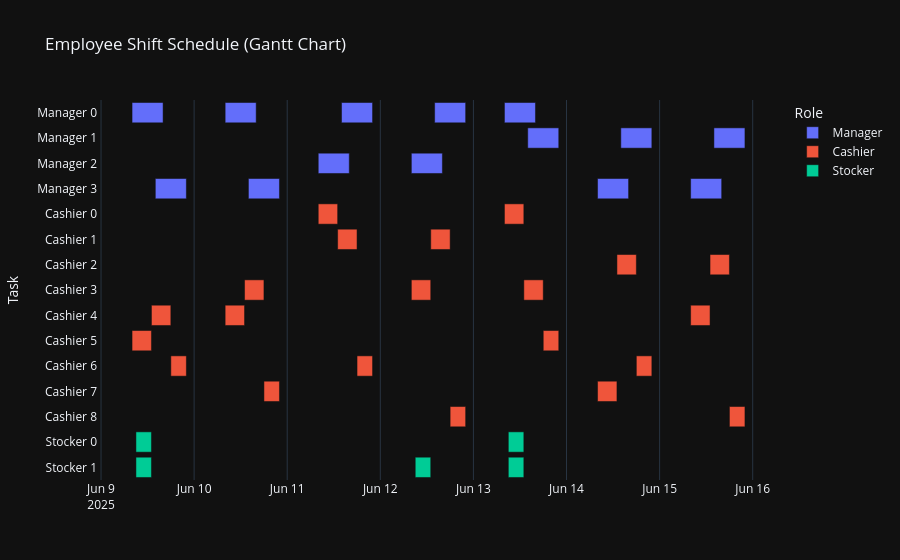

The code cell stored with this chart in its notebook:
### Code cell
from ortools.linear_solver import pywraplp
import plotly.express as px
from datetime import datetime, timedelta

def main():
    solver = pywraplp.Solver.CreateSolver("SCIP")

    # ====================== DATA SETUP ======================
    num_days = 7
    num_shifts = 3  # Morning, Afternoon, Evening
    manager_ids = [0, 1, 2, 3]  # 0 = Store Manager
    cashier_ids = list(range(9))
    stocker_ids = [0, 1]

    manager_shift_hours = 8
    cashier_shift_hours = 5
    stocker_shift_hours = 4

    manager_max_days = 5
    cashier_night_shift = 2
    no_night_cashiers = [0, 1, 2, 3, 4]

    friday_index = 4
    wednesday_index = 2
    thursday_index = 3

    stocker_friday_required = [1, 1]
    stocker_unavailable = {
        0: [wednesday_index, thursday_index],
        1: []
    }

    max_weekly_hours = 240

    # ====================== VARIABLES ======================
    m = {(i, d, s): solver.BoolVar(f"m_{i}_{d}_{s}")
         for i in manager_ids for d in range(num_days) for s in range(2)}
    c = {(i, d, s): solver.BoolVar(f"c_{i}_{d}_{s}")
         for i in cashier_ids for d in range(num_days) for s in range(num_shifts)}
    st = {(i, d): solver.BoolVar(f"st_{i}_{d}")
          for i in stocker_ids for d in range(num_days)}

    # ====================== CONSTRAINTS ======================
    for d in range(num_days):
        for s in range(2):
            solver.Add(sum(m[i, d, s] for i in manager_ids) == 1)

    for i in manager_ids:
        solver.Add(sum(m[i, d, s] for d in range(num_days) for s in range(2)) <= manager_max_days)

    for d in [5, 6]:
        for s in range(2):
            solver.Add(m[0, d, s] == 0)

    for d in range(5):
        solver.Add(sum(m[0, d, s] for s in range(2)) >= 1)

    for i in manager_ids:
        for d in range(num_days):
            solver.Add(sum(m[i, d, s] for s in range(2)) <= 1)

    for d in range(num_days):
        for s in range(num_shifts):
            solver.Add(sum(c[i, d, s] for i in cashier_ids) == 1)

    for i in cashier_ids:
        for d in range(num_days):
            solver.Add(sum(c[i, d, s] for s in range(num_shifts)) <= 1)

    for i in no_night_cashiers:
        for d in range(num_days):
            solver.Add(c[i, d, cashier_night_shift] == 0)

    for i in stocker_ids:
        solver.Add(st[i, friday_index] == stocker_friday_required[i])

    for i in stocker_unavailable:
        for d in stocker_unavailable[i]:
            solver.Add(st[i, d] == 0)

    manager_hours = sum(m[i, d, s] * manager_shift_hours for i in manager_ids for d in range(num_days) for s in range(2))
    cashier_hours = sum(c[i, d, s] * cashier_shift_hours for i in cashier_ids for d in range(num_days) for s in range(num_shifts))
    stocker_hours = sum(st[i, d] * stocker_shift_hours for i in stocker_ids for d in range(num_days))

    total_hours = manager_hours + cashier_hours + stocker_hours
    solver.Add(total_hours <= max_weekly_hours)

    max_cashier_shifts = solver.IntVar(0, num_days * num_shifts, 'max_cashier_shifts')
    min_cashier_shifts = solver.IntVar(0, num_days * num_shifts, 'min_cashier_shifts')

    for i in cashier_ids:
        total_shifts = sum(c[i, d, s] for d in range(num_days) for s in range(num_shifts))
        solver.Add(total_shifts <= max_cashier_shifts)
        solver.Add(total_shifts >= min_cashier_shifts)

    stocker_extra_shifts = [
        sum(st[i, d] for d in range(num_days) if d != friday_index and d not in stocker_unavailable[i])
        for i in stocker_ids
    ]

    max_stocker_extra = solver.IntVar(0, num_days, 'max_stocker_extra')
    min_stocker_extra = solver.IntVar(0, num_days, 'min_stocker_extra')

    for shifts in stocker_extra_shifts:
        solver.Add(shifts <= max_stocker_extra)
        solver.Add(shifts >= min_stocker_extra)

    solver.Maximize(
        total_hours
        - 5 * (max_cashier_shifts - min_cashier_shifts)
        - 3 * (max_stocker_extra - min_stocker_extra)
    )

    # ====================== SOLVE & PRINT ======================
    status = solver.Solve()

    if status == pywraplp.Solver.OPTIMAL:
        print("\nOptimal schedule found!")
        print(f"Total hours used: {total_hours.solution_value()}/{max_weekly_hours}")
        print(f"Utilization: {total_hours.solution_value()/max_weekly_hours:.2%}")

        days = ["Mon", "Tue", "Wed", "Thu", "Fri", "Sat", "Sun"]
        shift_names_m = {0: "Opening (8am-4pm)", 1: "Closing (2pm-10pm)"}
        shift_names_c = {0: "Morning (8am-1pm)", 1: "Afternoon (1pm-6pm)", 2: "Evening (6pm-10pm)"}
        manager_names = {0: "Store Manager", 1: "Asst Manager 1", 2: "Asst Manager 2", 3: "Asst Manager 3"}

        print("\n===== MANAGER SCHEDULE =====")
        for d in range(num_days):
            print(f"\n{days[d]}:")
            for s in range(2):
                for i in manager_ids:
                    if m[i, d, s].solution_value() > 0.5:
                        print(f"  {shift_names_m[s]}: {manager_names[i]}")

        print("\n===== CASHIER SCHEDULE =====")
        for i in cashier_ids:
            print(f"\nCashier {i+1} (No nights)" if i in no_night_cashiers else f"\nCashier {i+1}:")
            shifts_assigned = 0
            for d in range(num_days):
                for s in range(num_shifts):
                    if c[i, d, s].solution_value() > 0.5:
                        print(f"  {days[d]}: {shift_names_c[s]}")
                        shifts_assigned += 1
            print(f"  Total shifts: {shifts_assigned}")

        print("\n===== STOCKER SCHEDULE =====")
        for i in stocker_ids:
            print(f"\nStocker {i+1}:")
            days_assigned = 0
            for d in range(num_days):
                if st[i, d].solution_value() > 0.5:
                    print(f"  {days[d]}: {stocker_shift_hours} hour shift")
                    days_assigned += 1
            print(f"  Total shifts: {days_assigned} (Mandatory Friday + {days_assigned - 1} extra)")

        # ========== GANTT CHART ==========
        print("\nGenerating Gantt-style shift visualization...")

        base_date = datetime(2025, 6, 9, 0, 0)

        gantt_data = []

        for i in manager_ids:
            for d in range(num_days):
                for s in range(2):
                    if m[i, d, s].solution_value() > 0.5:
                        start_hour = 8 if s == 0 else 14
                        end_hour = 16 if s == 0 else 22
                        task_date = base_date + timedelta(days=d)
                        gantt_data.append({
                            "Task": f"Manager {i}",
                            "Start": task_date + timedelta(hours=start_hour),
                            "Finish": task_date + timedelta(hours=end_hour),
                            "Role": "Manager"
                        })

        for i in cashier_ids:
            for d in range(num_days):
                for s in range(num_shifts):
                    if c[i, d, s].solution_value() > 0.5:
                        shift_start = [8, 13, 18][s]
                        shift_end = [13, 18, 22][s]
                        task_date = base_date + timedelta(days=d)
                        gantt_data.append({
                            "Task": f"Cashier {i}",
                            "Start": task_date + timedelta(hours=shift_start),
                            "Finish": task_date + timedelta(hours=shift_end),
                            "Role": "Cashier"
                        })

        for i in stocker_ids:
            for d in range(num_days):
                if st[i, d].solution_value() > 0.5:
                    task_date = base_date + timedelta(days=d)
                    gantt_data.append({
                        "Task": f"Stocker {i}",
                        "Start": task_date + timedelta(hours=9),
                        "Finish": task_date + timedelta(hours=13),
                        "Role": "Stocker"
                    })

        fig = px.timeline(
            gantt_data,
            x_start="Start",
            x_end="Finish",
            y="Task",
            color="Role",
            title="Employee Shift Schedule (Gantt Chart)",
        )
        fig.update_yaxes(autorange="reversed")
        fig.show()
        fig.update_yaxes(autorange="reversed")
        fig.update_xaxes(
    tickformat="%a %H",  # Mostra "Mon 08:00", "Tue 14:00", etc.
    title="Day and Time"
)

    else:
        print("No optimal solution found. Status:", status)

if __name__ == "__main__":
    main()

### Figure 1 — Plotly figure (JSON) as saved in the notebook; plotly's stock layout.template omitted (floating-point values rounded to 4 significant figures)
{"data": [{"base": ["2025-06-09T08:00:00.000000000", "2025-06-10T08:00:00.000000000", "2025-06-11T14:00:00.000000000", "2025-06-12T14:00:00.000000000", "2025-06-13T08:00:00.000000000", "2025-06-13T14:00:00.000000000", "2025-06-14T14:00:00.000000000", "2025-06-15T14:00:00.000000000", "2025-06-11T08:00:00.000000000", "2025-06-12T08:00:00.000000000", "2025-06-09T14:00:00.000000000", "2025-06-10T14:00:00.000000000", "2025-06-14T08:00:00.000000000", "2025-06-15T08:00:00.000000000"], "hovertemplate": "Role=Manager<br>Start=%{base}<br>Finish=%{x}<br>Task=%{y}<extra></extra>", "legendgroup": "Manager", "marker": {"color": "#636efa", "pattern": {"shape": ""}}, "name": "Manager", "orientation": "h", "showlegend": true, "textposition": "auto", "x": [28800000, 28800000, 28800000, 28800000, 28800000, 28800000, 28800000, 28800000, 28800000, 28800000, 28800000, 28800000, 28800000, 28800000], "xaxis": "x", "y": ["Manager 0", "Manager 0", "Manager 0", "Manager 0", "Manager 0", "Manager 1", "Manager 1", "Manager 1", "Manager 2", "Manager 2", "Manager 3", "Manager 3", "Manager 3", "Manager 3"], "yaxis": "y", "type": "bar"}, {"base": ["2025-06-11T08:00:00.000000000", "2025-06-13T08:00:00.000000000", "2025-06-11T13:00:00.000000000", "2025-06-12T13:00:00.000000000", "2025-06-14T13:00:00.000000000", "2025-06-15T13:00:00.000000000", "2025-06-10T13:00:00.000000000", "2025-06-12T08:00:00.000000000", "2025-06-13T13:00:00.000000000", "2025-06-09T13:00:00.000000000", "2025-06-10T08:00:00.000000000", "2025-06-15T08:00:00.000000000", "2025-06-09T08:00:00.000000000", "2025-06-13T18:00:00.000000000", "2025-06-09T18:00:00.000000000", "2025-06-11T18:00:00.000000000", "2025-06-14T18:00:00.000000000", "2025-06-10T18:00:00.000000000", "2025-06-14T08:00:00.000000000", "2025-06-12T18:00:00.000000000", "2025-06-15T18:00:00.000000000"], "hovertemplate": "Role=Cashier<br>Start=%{base}<br>Finish=%{x}<br>Task=%{y}<extra></extra>", "legendgroup": "Cashier", "marker": {"color": "#EF553B", "pattern": {"shape": ""}}, "name": "Cashier", "orientation": "h", "showlegend": true, "textposition": "auto", "x": [18000000, 18000000, 18000000, 18000000, 18000000, 18000000, 18000000, 18000000, 18000000, 18000000, 18000000, 18000000, 18000000, 14400000, 14400000, 14400000, 14400000, 14400000, 18000000, 14400000, 14400000], "xaxis": "x", "y": ["Cashier 0", "Cashier 0", "Cashier 1", "Cashier 1", "Cashier 2", "Cashier 2", "Cashier 3", "Cashier 3", "Cashier 3", "Cashier 4", "Cashier 4", "Cashier 4", "Cashier 5", "Cashier 5", "Cashier 6", "Cashier 6", "Cashier 6", "Cashier 7", "Cashier 7", "Cashier 8", "Cashier 8"], "yaxis": "y", "type": "bar"}, {"base": ["2025-06-09T09:00:00.000000000", "2025-06-13T09:00:00.000000000", "2025-06-09T09:00:00.000000000", "2025-06-12T09:00:00.000000000", "2025-06-13T09:00:00.000000000"], "hovertemplate": "Role=Stocker<br>Start=%{base}<br>Finish=%{x}<br>Task=%{y}<extra></extra>", "legendgroup": "Stocker", "marker": {"color": "#00cc96", "pattern": {"shape": ""}}, "name": "Stocker", "orientation": "h", "showlegend": true, "textposition": "auto", "x": [14400000, 14400000, 14400000, 14400000, 14400000], "xaxis": "x", "y": ["Stocker 0", "Stocker 0", "Stocker 1", "Stocker 1", "Stocker 1"], "yaxis": "y", "type": "bar"}], "layout": {"xaxis": {"anchor": "y", "domain": [0.0, 1.0], "type": "date"}, "yaxis": {"anchor": "x", "domain": [0.0, 1.0], "title": {"text": "Task"}, "autorange": "reversed"}, "legend": {"title": {"text": "Role"}, "tracegroupgap": 0}, "title": {"text": "Employee Shift Schedule (Gantt Chart)"}, "barmode": "overlay"}}
